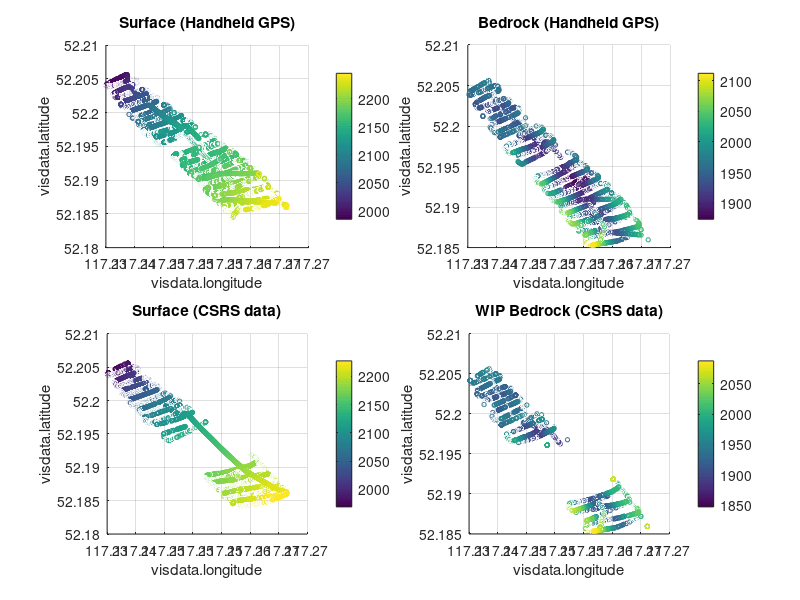
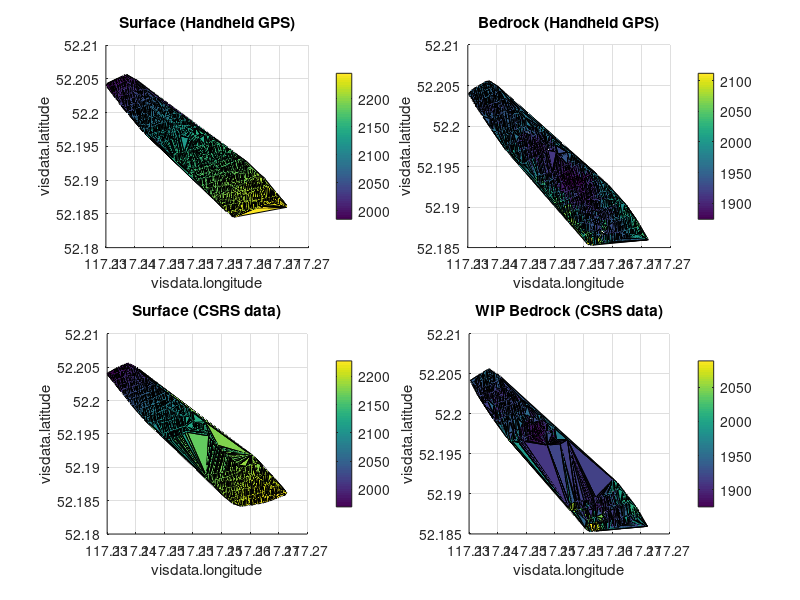
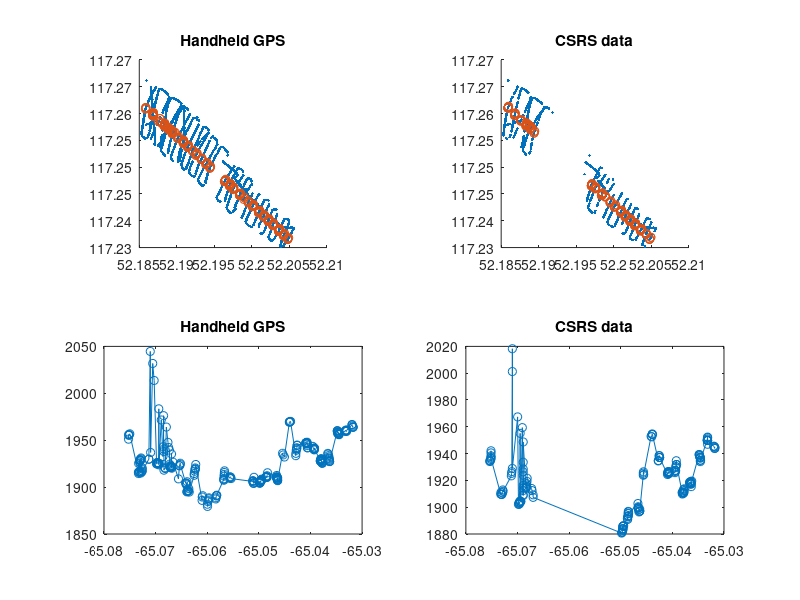

Write the MATLAB code that produced these figures, in order.
clear;

load('visdata.mat');

% Print it
clf; close all;
% Display scatter plots of gps surface data and bedrock picks
figure(1);
    subplot(2, 2, 1);
        scatter3(visdata.longs, visdata.lats, visdata.elevs, 10, visdata.elevs);
        xlabel("visdata.longitude"); ylabel("visdata.latitude"); zlabel("visdata.elevation (m)");
        colorbar;
        title("Surface (Handheld GPS)");
        axis square;
        view(0, 90);
    subplot(2, 2, 2);
        scatter3(visdata.longPicks, visdata.latPicks, visdata.elevPicks-visdata.zPicks, 10, visdata.elevPicks-visdata.zPicks);
        xlabel("visdata.longitude"); ylabel("visdata.latitude"); zlabel("visdata.elevation (m)");
        colorbar;
        title("Bedrock (Handheld GPS)");
        axis square;
        view(0, 90);
    subplot(2, 2, 3);
        scatter3(visdata.longsCSRS, visdata.latsCSRS, visdata.elevsCSRS, 10, visdata.elevsCSRS);
        xlabel("visdata.longitude"); ylabel("visdata.latitude"); zlabel("visdata.elevation (m)");
        colorbar;
        title("Surface (CSRS data)");
        axis square;
        view(0, 90);
    subplot(2, 2, 4);
        scatter3(visdata.longCSRSPicks, visdata.latCSRSPicks, visdata.elevCSRSPicks-visdata.zPicks, 10, visdata.elevCSRSPicks-visdata.zPicks);
        xlabel("visdata.longitude"); ylabel("visdata.latitude"); zlabel("visdata.elevation (m)");
        colorbar;
        title("WIP Bedrock (CSRS data)");
        axis square;
        view(0, 90);
        
% Display surface mech plots of gps surface data and bedrock picks
figure(2);
    subplot(2, 2, 1);
        trisurf(visdata.tri, visdata.longs, visdata.lats, visdata.elevs)
        xlabel("visdata.longitude"); ylabel("visdata.latitude"); zlabel("visdata.elevation (m)");
        colorbar;
        title("Surface (Handheld GPS)");
        axis square;
        view(0, 90);
    subplot(2, 2, 2);
        trisurf(visdata.triPick, visdata.longPicks, visdata.latPicks, visdata.elevPicks-visdata.zPicks)
        xlabel("visdata.longitude"); ylabel("visdata.latitude"); zlabel("visdata.elevation (m)");
        colorbar;
        title("Bedrock (Handheld GPS)");
        axis square;
        view(0, 90);
    subplot(2, 2, 3);
        trisurf(visdata.triCSRS, visdata.longsCSRS, visdata.latsCSRS, visdata.elevsCSRS)
        xlabel("visdata.longitude"); ylabel("visdata.latitude"); zlabel("visdata.elevation (m)");
        colorbar;
        title("Surface (CSRS data)");
        axis square;
        view(0, 90);
    subplot(2, 2, 4);
        trisurf(visdata.triCSRSPick, visdata.longCSRSPicks, visdata.latCSRSPicks, visdata.elevCSRSPicks-visdata.zPicks)
        xlabel("visdata.longitude"); ylabel("visdata.latitude"); zlabel("visdata.elevation (m)");
        colorbar;
        title("WIP Bedrock (CSRS data)");
        axis square;
        view(0, 90);

% This figure displays downrange profiles of the glaciers
figure(3);
    % Sort it by the projection we'll display it in
    [~, sorted] = sort(visdata.longPicks-visdata.latPicks);
    [~, sortCSRS] = sort(visdata.longCSRSPicks-visdata.latCSRSPicks);
    % Select only those values on the downrange track we want
    index = abs(visdata.latPicks(sorted) + 0.777778*visdata.longPicks(sorted) - 143.389) < 0.0003;
    indexCSRS = abs(visdata.latCSRSPicks(sortCSRS) + 0.777778*visdata.longCSRSPicks(sortCSRS) - 143.389) < 0.0003;
    % Display it in map view with the picked values highlighted
    subplot(2, 2, 1); hold on;
        plot(visdata.latPicks, visdata.longPicks, '.');
        plot(visdata.latPicks(sorted(index)), visdata.longPicks(sorted(index)), 'o');
        title("Handheld GPS");
        axis square;
    subplot(2, 2, 2); hold on;
        plot(visdata.latCSRSPicks, visdata.longCSRSPicks, '.');
        plot(visdata.latCSRSPicks(sortCSRS(indexCSRS)), visdata.longCSRSPicks(sortCSRS(indexCSRS)), 'o');
        title("CSRS data");
        axis square;
    % Plot profiles
    subplot(2, 2, 3);
        plot(visdata.latPicks(sorted(index))-visdata.longPicks(sorted(index)), visdata.elevPicks(sorted(index))-visdata.zPicks(sorted(index)), 'o-');
        title("Handheld GPS");
    subplot(2, 2, 4);
        plot(visdata.latCSRSPicks(sortCSRS(indexCSRS))-visdata.longCSRSPicks(sortCSRS(indexCSRS)), visdata.elevCSRSPicks(sortCSRS(indexCSRS))-visdata.zPicks(sortCSRS(indexCSRS)), 'o-');
        title("CSRS data");        

% This figure serves as a legend for which gps data came from file
% figure(4); hold on;
%     N = length(bedrockPicks);
%     % Set up a data structure to build the legend off of
%     Legend = cell(N, 1);
%     % There's too many seperate traces to use color to tell them apart so
%     % we'll have to incorporate texture also
%     for i=1:N
%         switch mod(i, 4)
%             case 0
%                 linespec = '-';
%             case 1
%                 linespec = ':';
%             case 2
%                 linespec = '--';
%             case 3
%                 linespec = '-.';
%         end
%         d = bedrockPicks(i);
%         plot3(d.visdata.long, d.visdata.lat, d.visdata.elev-d.depth, linespec, 'LineWidth', 1.5, 'Color', hsv2rgb([floor(i/4)*4/N, 1, 0.8]));
%         plot3(d.visdata.long, d.visdata.lat, d.visdata.elev, linespec, 'LineWidth', 1.5, 'Color', hsv2rgb([floor(i/4)*4/N, 1, 0.8]));
%         Legend{i} = d.name;
%     end
%     % Add the highlighted values in the previous figure's profile
%     plot3(visdata.longPicks(sorted(index)), visdata.latPicks(sorted(index)), visdata.elevPicks(sorted(index))-visdata.zPicks(sorted(index)), 'o-', 'Color', [1, 0, 0]);
%     % Build legend
%     legend(Legend);
%     % Configure figure
%     xlabel("visdata.longitude"); ylabel("visdata.latitude"); zlabel("visdata.elevation (m)");
%     axis square;